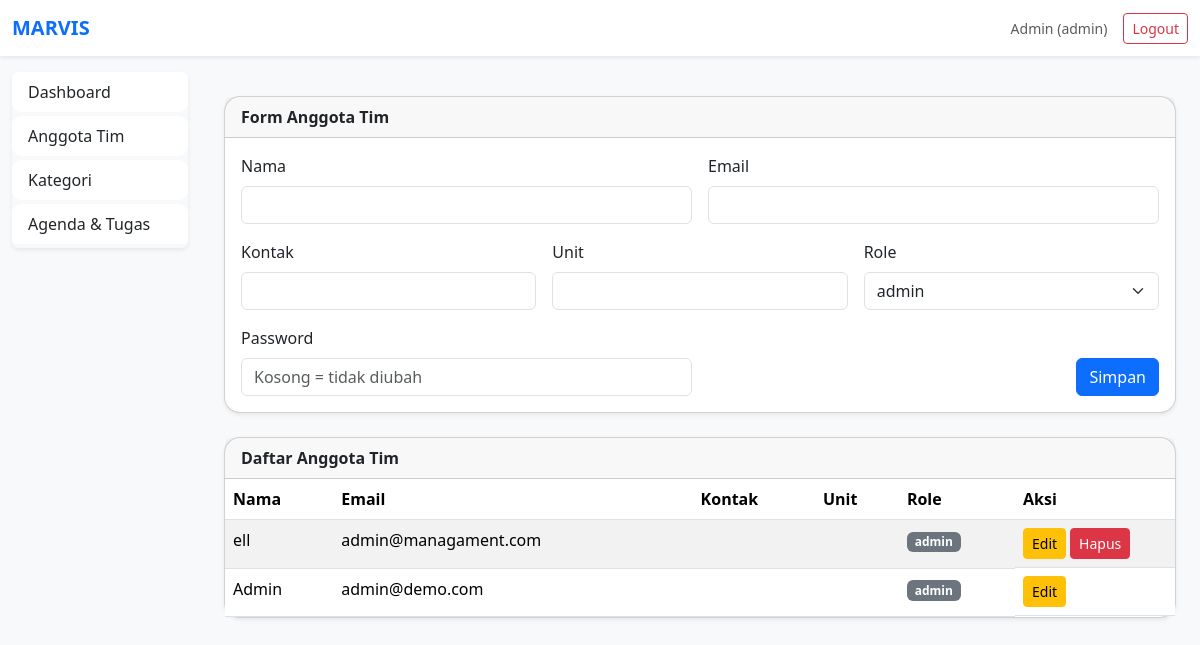
Page /public/admin/users.php (signed in) on the committed database.
### tables this page shows
CREATE TABLE `users` (
  `id` int(11) NOT NULL,
  `name` varchar(100) NOT NULL,
  `email` varchar(150) NOT NULL,
  `password` varchar(255) NOT NULL,
  `role_id` int(11) NOT NULL,
  `contact` varchar(50) DEFAULT NULL,
  `unit` varchar(100) DEFAULT NULL,
  `created_at` timestamp NOT NULL DEFAULT current_timestamp()
);

CREATE TABLE `roles` (
  `id` int(11) NOT NULL,
  `name` varchar(20) DEFAULT NULL
);

### includes/auth.php (called while the page is built, shortened)
<?php
require_once __DIR__.'/../config.php';
function current_user() {
    global $pdo;
    $st = $pdo->prepare("SELECT u.*, r.name AS role_name
                         FROM users u JOIN roles r ON r.id=u.role_id
                         WHERE u.id=?");
    $st->execute([$_SESSION['user_id']]);
    return $st->fetch(PDO::FETCH_ASSOC);
}
function require_role($roles) {
    $u = current_user();
}
?>

### public/admin/users.php (the view, shortened to what this page needs)
<?php
require_once __DIR__.'/../../includes/auth.php';
require_role(['admin']);
include __DIR__.'/../../includes/header.php';
include __DIR__.'/../../includes/nav_admin.php';
$roles = $pdo->query("SELECT * FROM roles")->fetchAll(PDO::FETCH_ASSOC);
$users = $pdo->query("
    SELECT u.*, r.name AS role_name
    FROM users u
    JOIN roles r ON r.id = u.role_id
    ORDER BY u.id DESC
")->fetchAll(PDO::FETCH_ASSOC);
?>
<div class="col-md-9 col-lg-10 p-4">
    <div class="card shadow-sm mb-4">
        <div class="card-header fw-bold">Form Anggota Tim</div>
        <div class="card-body">
            <form method="post" class="row g-3">
                <div class="col-md-6">
                    <label class="form-label">Nama</label>
                    <input class="form-control" id="name" name="name" required>
                </div>
                <div class="col-md-6">
                    <label class="form-label">Email</label>
                    <input class="form-control" id="email" name="email" type="email" required>
                </div>
                <div class="col-md-4">
                    <label class="form-label">Kontak</label>
                    <input class="form-control" id="contact" name="contact">
                </div>
                <div class="col-md-4">
                    <label class="form-label">Unit</label>
                    <input class="form-control" id="unit" name="unit">
                </div>
                <div class="col-md-4">
                    <label class="form-label">Role</label>
                    <select class="form-select" id="role_id" name="role_id">
                        <?php foreach($roles as $r): ?>
                            <option value="<?= $r['id'] ?>">
                                <?= htmlspecialchars($r['name']) ?>
                            </option>
                        <?php endforeach ?>
                    </select>
                </div>
                <div class="col-md-6">
                    <label class="form-label">Password</label>
                    <input class="form-control" id="password" name="password"
                           placeholder="Kosong = tidak diubah">
                </div>
                <div class="col-md-6 d-flex align-items-end justify-content-end">
                    <button class="btn btn-primary">Simpan</button>
                </div>
            </form>
        </div>
    </div>
    <div class="card shadow-sm">
        <div class="card-header fw-bold">Daftar Anggota Tim</div>
        <div class="table-responsive">
            <table class="table table-striped m-0">
                <thead>
                    <tr>
                        <th>Nama</th>
                        <th>Email</th>
                        <th>Kontak</th>
                        <th>Unit</th>
                        <th>Role</th>
                        <th width="160">Aksi</th>
                    </tr>
                </thead>
                <tbody>
                <?php foreach($users as $u): ?>
                    <tr>
                        <td><?= htmlspecialchars($u['name']) ?></td>
                        <td><?= htmlspecialchars($u['email']) ?></td>
                        <td><?= htmlspecialchars($u['contact']) ?></td>
                        <td><?= htmlspecialchars($u['unit']) ?></td>
                        <td>
                            <span class="badge bg-secondary">
                                <?= htmlspecialchars($u['role_name']) ?>
                            </span>
                        </td>
                        <td class="d-flex gap-1">
                            <button class="btn btn-sm btn-warning"
                                onclick='editUser(<?= json_encode($u) ?>)'>
                                Edit
                            </button>
                            <?php if ($u['id'] != 1): ?>
                            <a href="users.php?delete=<?= $u['id'] ?>"
                               class="btn btn-sm btn-danger"
                               onclick="return confirm('Yakin hapus user ini?')">
                               Hapus
                            </a>
                            <?php endif; ?>
                        </td>
                    </tr>
                <?php endforeach ?>
                </tbody>
            </table>
        </div>
    </div>
</div>
<?php include __DIR__.'/../../includes/footer.php'; ?>

### includes/header.php (shortened to what this page needs)
<?php
require_once __DIR__.'/auth.php';
$me = current_user();
?>
<!doctype html>
<html lang="id">
<head>
  <link href="https://cdn.jsdelivr.net/npm/bootstrap@5.3.2/dist/css/bootstrap.min.css" rel="stylesheet">
  <link href="<?php echo BASE_URL; ?>/assets/css/style.css" rel="stylesheet">
</head>
<body class="bg-light">
<nav class="navbar navbar-expand-lg navbar-light bg-white shadow-sm">
  <div class="container-fluid">
    <a class="navbar-brand fw-bold text-primary" href="<?php echo BASE_URL; ?>/dashboard.php">MARVIS</a>
    <div class="collapse navbar-collapse justify-content-end" id="navmain">
      <?php if($me): ?>
        <span class="me-3 small text-muted"><?php echo htmlspecialchars($me['name']); ?> (<?php echo htmlspecialchars($me['role_name']); ?>)</span>
        <a href="<?php echo BASE_URL; ?>/logout.php" class="btn btn-outline-danger btn-sm">Logout</a>
      <?php endif; ?>
    </div>
  </div>
</nav>
<div class="container-fluid my-3">
  <div class="row">

### public/assets/css/style.css (style rules this page uses)
body { font-family: system-ui, -apple-system, BlinkMacSystemFont, 'Segoe UI', sans-serif; }
.card { border-radius: 1rem; }

### rows in the picture
users: name "Admin", role.name "admin", email "admin@demo.com"
users: name "ell", email "admin@managament.com", role.name "admin"

### other values in the picture
form field role_id "admin"
